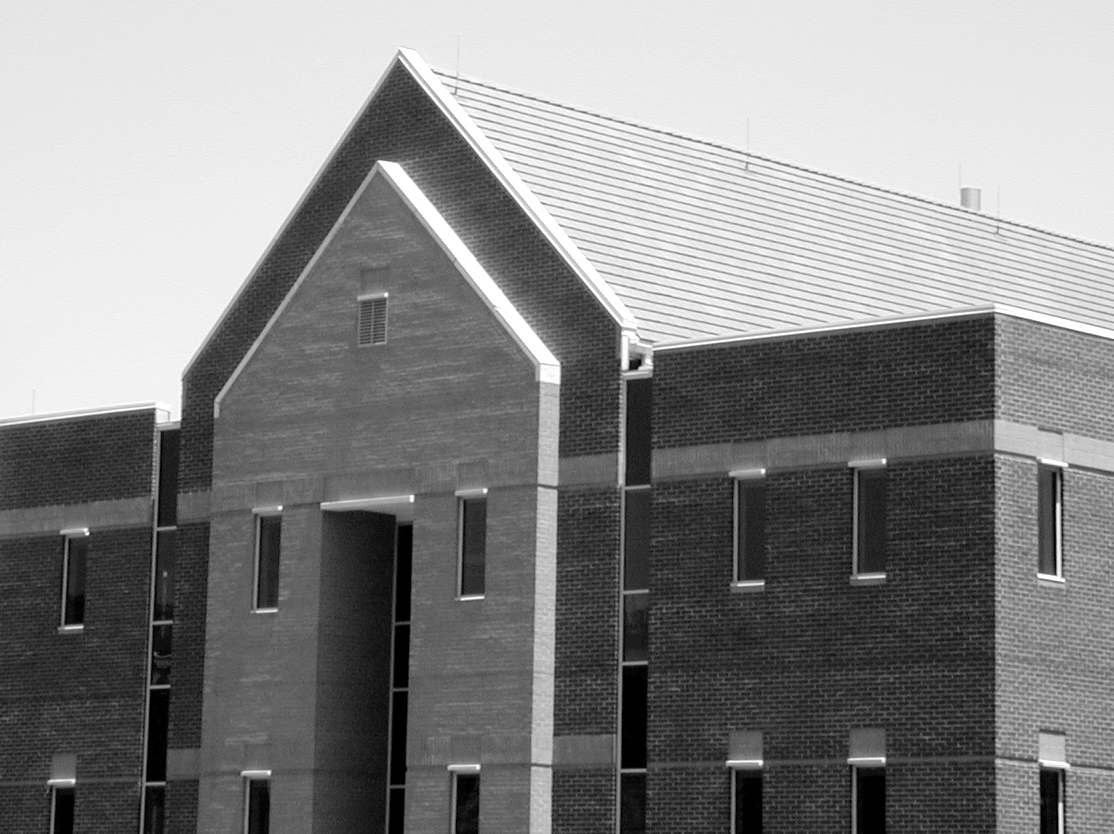
%> input picture Fig1016(a)(building_original).tif, 1114 x 834 px
$ octave lab1020.m   (GNU Octave 9; MATLAB toolbox functions it lacks are replaced by stand-ins)
%> lines starting %> are read from the running program, lines starting %| are printed output that depends on the picture; in (x1, y1, x2, y2) boxes, pixels count from 0 and x2, y2 are one past the last pixel; in counts of white or black regions, pixels touching at a corner belong together; the program's own positions count from 1
close all;
clear;
i = imread('Fig1016(a)(building_original).tif');
%> i is the input picture: size 834x1114 uint8; min 0, max 255, mean 133.3
sx = [-1 -2 -1;
       0 0 0;
       1 2 1];

sy = [-1 0 1;
      -2 0 2;
      -1 0 1];

gx = abs(imfilter(im2double(i),sx));
gy = abs(imfilter(im2double(i),sy));
gx_gy = gx+gy;
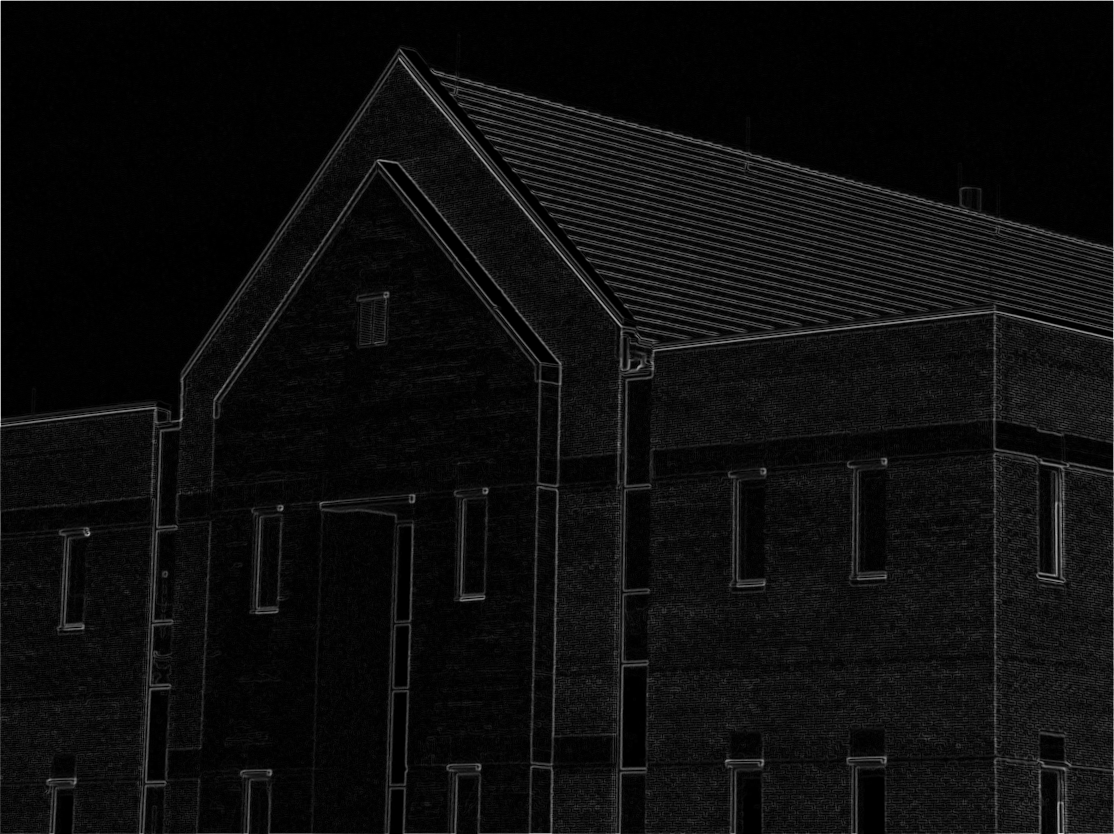
%> gx_gy: size 834x1114 double; min 0, max 5.41, mean 0.293; drawn with min black and max white
thres_33 = (33/100)*max(max(gx_gy));
%> thres_33 = 1.79
thres = gx_gy > 1.25;
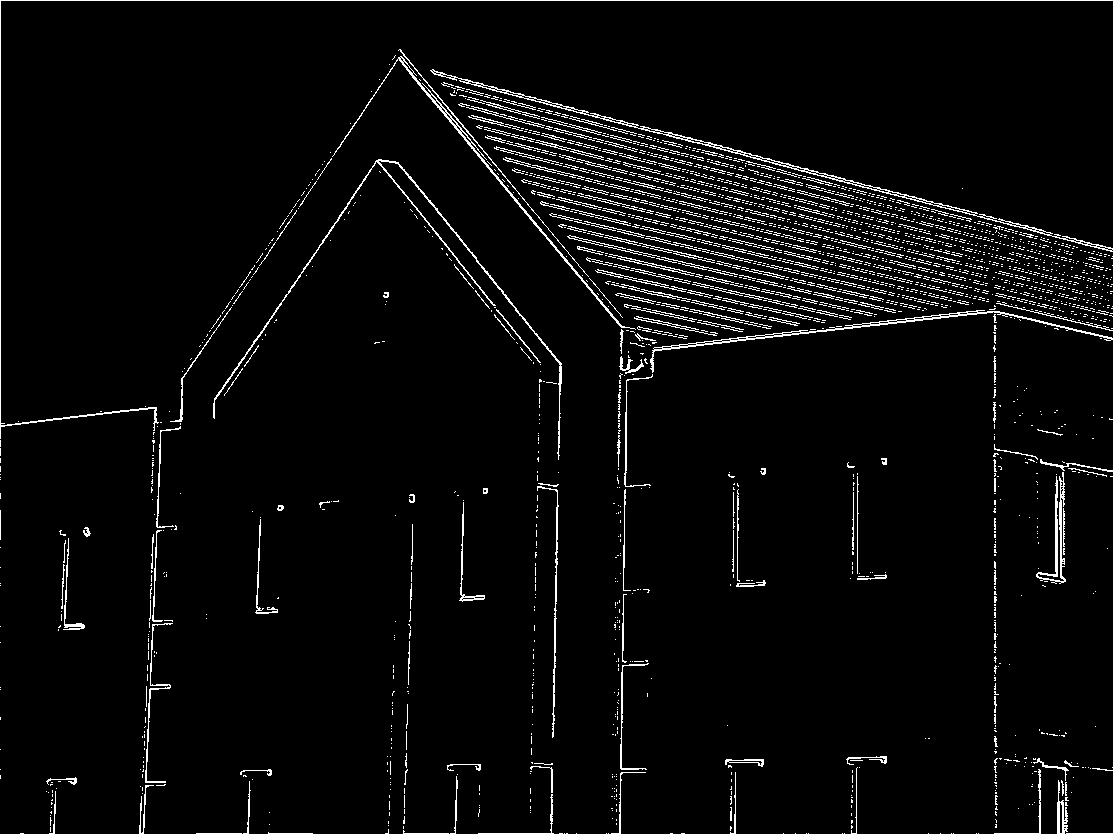
%> thres: size 834x1114 logical; 3.9% white in thin lines or dots
figure; imshow(im2double(thres));


kernel = ones(5)/25;
smooth = imfilter(i,kernel);
gx2 = abs(imfilter(im2double(smooth),sx));
gy2 = abs(imfilter(im2double(smooth),sy));
gx_gy2 = gx2+gy2;
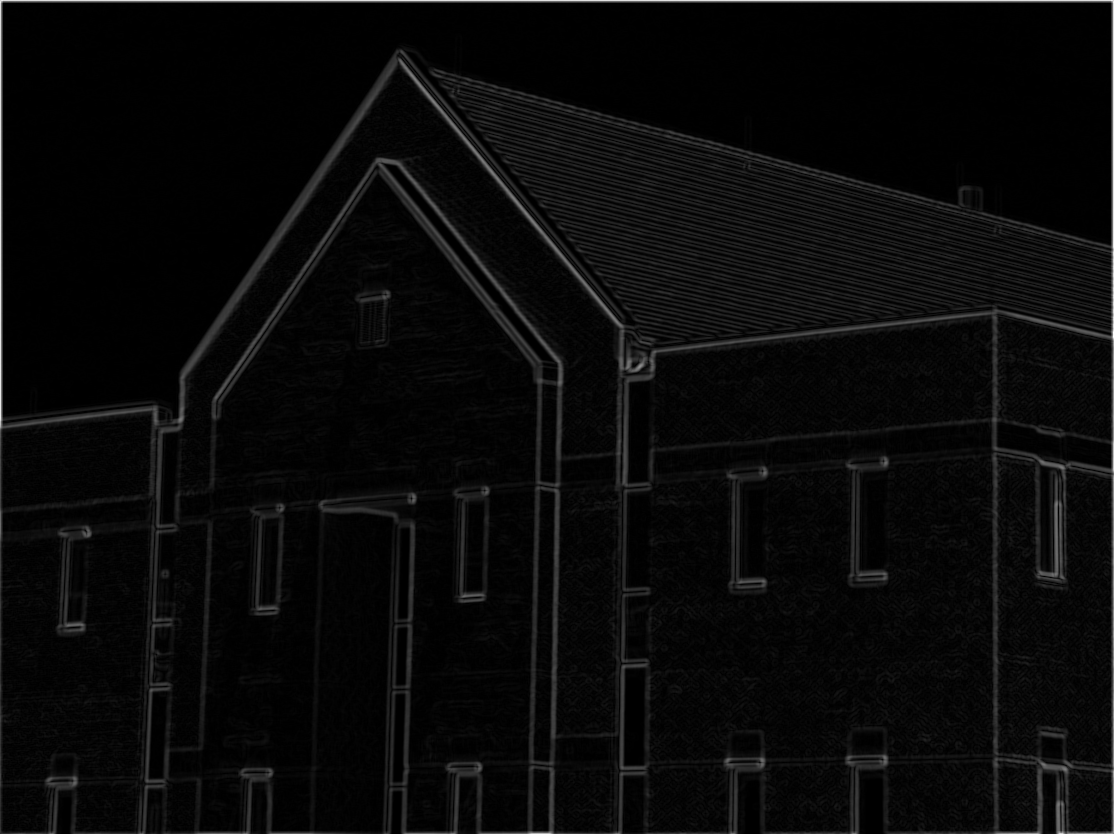
%> gx_gy2: size 834x1114 double; min 0, max 3.31, mean 0.128; drawn with min black and max white

thres2_33 = (33/100)*max(max(gx_gy2));
%> thres2_33 = 1.09
thres2 = gx_gy2 > 0.6034;
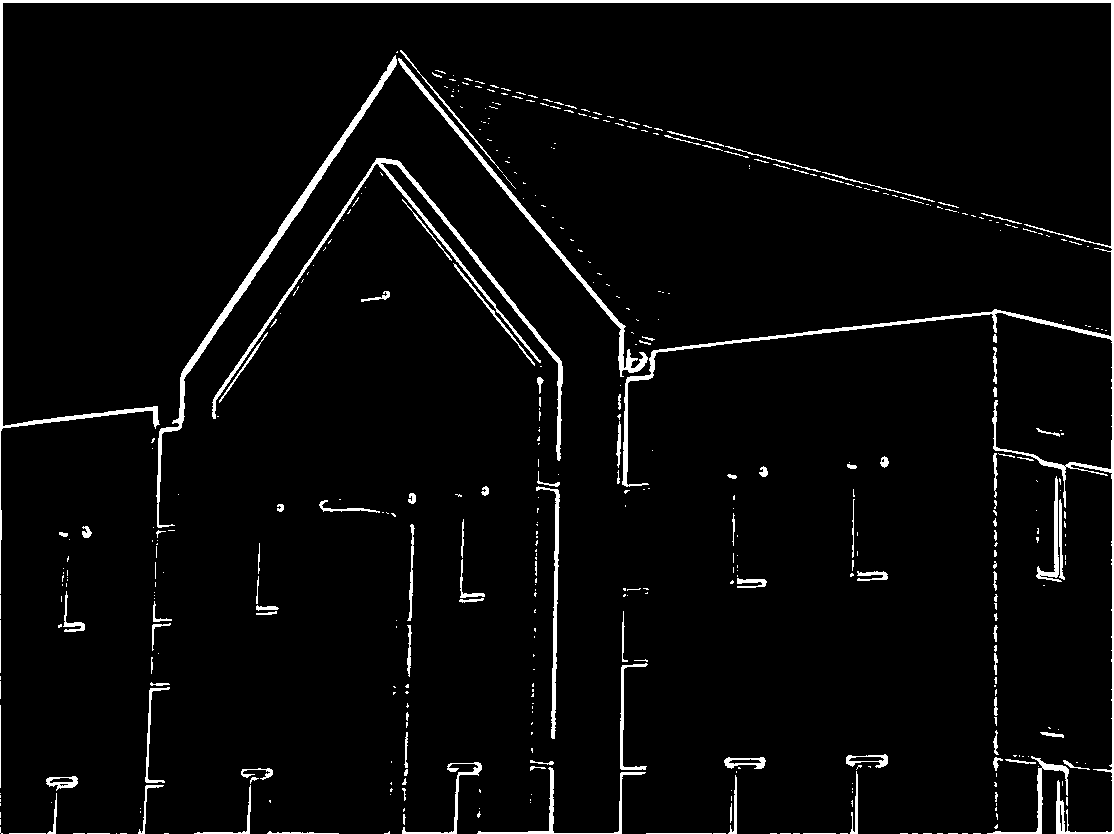
%> thres2: size 834x1114 logical; 3.8% white; 453 white regions (337 under 20 px), largest, box (x1, y1, x2, y2) and area: (0, 0, 1114, 834) 11244, (212, 158, 563, 461) 3463, (156, 55, 397, 528) 3250
figure; imshow(im2double(thres2));
